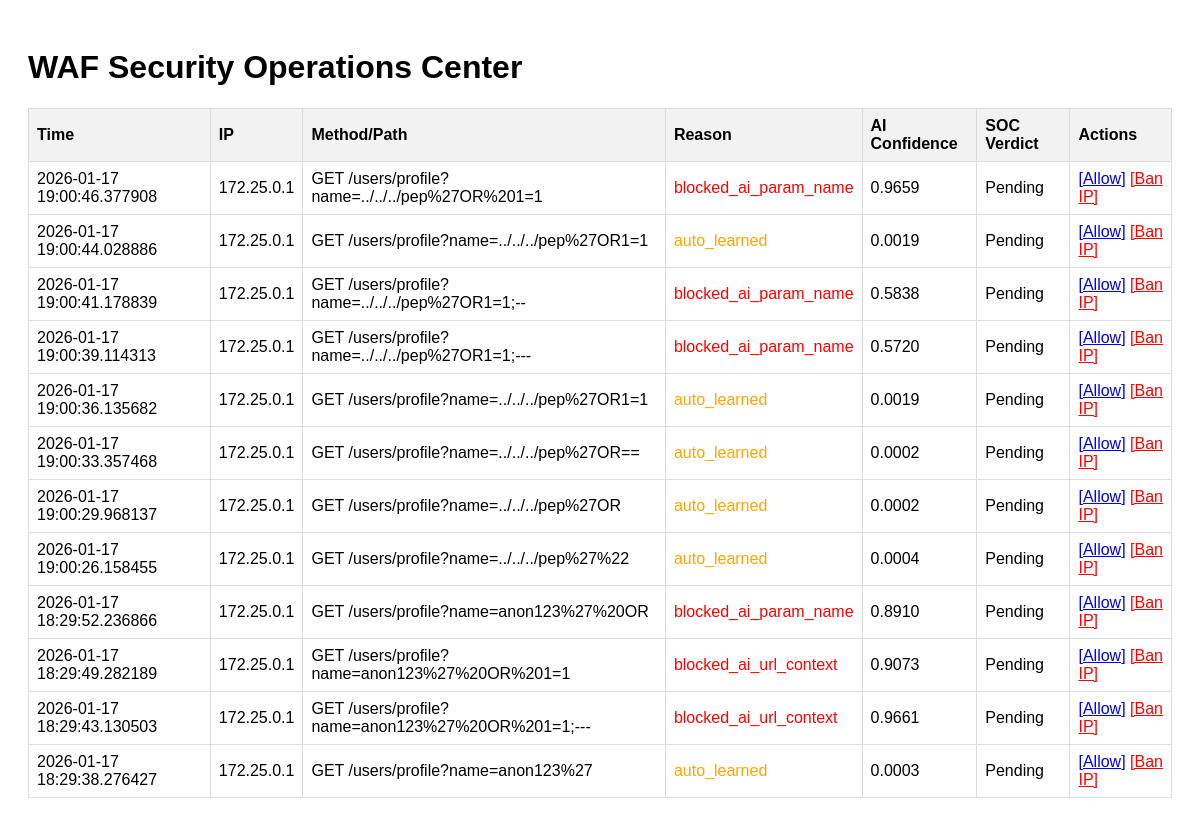
The page / on the database its author committed.
### core/db.py (models this page shows)
class RequestLog(Base):
    __tablename__ = 'request_logs'
    id = Column(Integer, primary_key=True)
    timestamp = Column(DateTime, default=datetime.utcnow)
    src_ip = Column(String)
    method = Column(String)
    path = Column(String)
    payload = Column(Text)
    status = Column(String)
    ml_confidence = Column(String)
    soc_verdict = Column(String, nullable=True)

### admin_panel/app.py (the view)
@app.route('/')
def dashboard():
    logs = session.query(RequestLog).order_by(RequestLog.timestamp.desc()).limit(50).all()
    return render_template('dashboard.html', logs=logs)

### admin_panel/templates/dashboard.html (shortened to what this page needs)
<!DOCTYPE html>
<html>
<head>
</head>
<body>
    <h1>WAF Security Operations Center</h1>
    <table>
        <thead>
            <tr>
                <th>Time</th>
                <th>IP</th>
                <th>Method/Path</th>
                <th>Reason</th>
                <th>AI Confidence</th>
                <th>SOC Verdict</th>
                <th>Actions</th>
            </tr>
        </thead>
        <tbody>
            {% for log in logs %}
            <tr>
                <td>{{ log.timestamp }}</td>
                <td>{{ log.src_ip }}</td>
                <td>{{ log.method }} {{ log.path }}</td>
                <td class="{{ 'danger' if 'block' in log.status else 'warning' }}">
                    {{ log.status }}
                </td>
                <td>{{ log.ml_confidence }}</td>
                <td>{{ log.soc_verdict or 'Pending' }}</td>
                <td>
                    {% if not log.soc_verdict %}
                    <a href="/action/{{ log.id }}/allow">[Allow]</a>
                    <a href="/action/{{ log.id }}/ban_ip" style="color:red;">[Ban IP]</a>
                    {% else %}
                    Done
                    {% endif %}
                </td>
            </tr>
            {% endfor %}
        </tbody>
    </table>
</body>
</html>

### admin_panel/templates/dashboard.html (style rules this page uses)
body { font-family: sans-serif; padding: 20px; }
table { width: 100%; border-collapse: collapse; }
th, td { border: 1px solid #ddd; padding: 8px; text-align: left; }
th { background-color: #f2f2f2; }
.danger { color: red; }
.warning { color: orange; }

### rows shown on the page
RequestLog: timestamp "2026-01-17 19:00:46.377908", src_ip "172.25.0.1", method "GET", path "/users/profile?name=../../../pep%27OR%201=1", status "blocked_ai_param_name", ml_confidence "0.9659", soc_verdict "Pending"
RequestLog: timestamp "2026-01-17 19:00:44.028886", src_ip "172.25.0.1", method "GET", path "/users/profile?name=../../../pep%27OR1=1", status "auto_learned", ml_confidence "0.0019", soc_verdict "Pending"
RequestLog: timestamp "2026-01-17 19:00:41.178839", src_ip "172.25.0.1", method "GET", path "/users/profile?name=../../../pep%27OR1=1;--", status "blocked_ai_param_name", ml_confidence "0.5838", soc_verdict "Pending"
RequestLog: timestamp "2026-01-17 19:00:39.114313", src_ip "172.25.0.1", method "GET", path "/users/profile?name=../../../pep%27OR1=1;---", status "blocked_ai_param_name", ml_confidence "0.5720", soc_verdict "Pending"
RequestLog: timestamp "2026-01-17 19:00:36.135682", src_ip "172.25.0.1", method "GET", path "/users/profile?name=../../../pep%27OR1=1", status "auto_learned", ml_confidence "0.0019", soc_verdict "Pending"
RequestLog: timestamp "2026-01-17 19:00:33.357468", src_ip "172.25.0.1", method "GET", path "/users/profile?name=../../../pep%27OR==", status "auto_learned", ml_confidence "0.0002", soc_verdict "Pending"
RequestLog: timestamp "2026-01-17 19:00:29.968137", src_ip "172.25.0.1", method "GET", path "/users/profile?name=../../../pep%27OR", status "auto_learned", ml_confidence "0.0002", soc_verdict "Pending"
RequestLog: timestamp "2026-01-17 19:00:26.158455", src_ip "172.25.0.1", method "GET", path "/users/profile?name=../../../pep%27%22", status "auto_learned", ml_confidence "0.0004", soc_verdict "Pending"
RequestLog: timestamp "2026-01-17 18:29:52.236866", src_ip "172.25.0.1", method "GET", path "/users/profile?name=anon123%27%20OR", status "blocked_ai_param_name", ml_confidence "0.8910", soc_verdict "Pending"
RequestLog: timestamp "2026-01-17 18:29:49.282189", src_ip "172.25.0.1", method "GET", path "/users/profile?name=anon123%27%20OR%201=1", status "blocked_ai_url_context", ml_confidence "0.9073", soc_verdict "Pending"
RequestLog: timestamp "2026-01-17 18:29:43.130503", src_ip "172.25.0.1", method "GET", path "/users/profile?name=anon123%27%20OR%201=1;---", status "blocked_ai_url_context", ml_confidence "0.9661", soc_verdict "Pending"
RequestLog: timestamp "2026-01-17 18:29:38.276427", src_ip "172.25.0.1", method "GET", path "/users/profile?name=anon123%27", status "auto_learned", ml_confidence "0.0003", soc_verdict "Pending"
